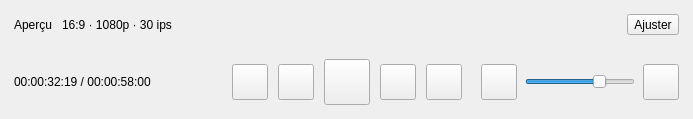
<?xml version="1.0" encoding="UTF-8"?>
<ui version="4.0">
 <class>PreviewPanel</class>
 <widget class="QWidget" name="PreviewPanel" native="true">
  <property name="minimumSize">
   <size>
    <width>420</width>
    <height>0</height>
   </size>
  </property>
  <layout class="QVBoxLayout" name="previewLayout">
   <property name="spacing">
    <number>12</number>
   </property>
   <property name="leftMargin">
    <number>14</number>
   </property>
   <property name="topMargin">
    <number>14</number>
   </property>
   <property name="rightMargin">
    <number>14</number>
   </property>
   <property name="bottomMargin">
    <number>14</number>
   </property>
   <item>
    <layout class="QHBoxLayout" name="previewHeaderLayout">
     <property name="spacing">
      <number>10</number>
     </property>
     <item>
      <widget class="QLabel" name="previewTitleLabel">
       <property name="text">
        <string>Aperçu</string>
       </property>
       <property name="role" stdset="0">
        <string>panelTitle</string>
       </property>
      </widget>
     </item>
     <item>
      <widget class="QLabel" name="previewInfoLabel">
       <property name="text">
        <string>16:9 · 1080p · 30 ips</string>
       </property>
       <property name="role" stdset="0">
        <string>badge</string>
       </property>
      </widget>
     </item>
     <item>
      <spacer name="previewHeaderSpacer">
       <property name="orientation">
        <enum>Qt::Horizontal</enum>
       </property>
       <property name="sizeHint" stdset="0">
        <size>
         <width>40</width>
         <height>20</height>
        </size>
       </property>
      </spacer>
     </item>
     <item>
      <widget class="QToolButton" name="fitPreviewButton">
       <property name="text">
        <string>Ajuster</string>
       </property>
       <property name="role" stdset="0">
        <string>soft</string>
       </property>
       <property name="popupMode">
        <enum>QToolButton::InstantPopup</enum>
       </property>
       <property name="toolButtonStyle">
        <enum>Qt::ToolButtonTextBesideIcon</enum>
       </property>
       <property name="layoutDirection">
        <enum>Qt::RightToLeft</enum>
       </property>
      </widget>
     </item>
    </layout>
   </item>
   <item>
    <widget class="VideoView" name="videoView">
     <property name="sizePolicy">
      <sizepolicy hsizetype="Expanding" vsizetype="Expanding">
       <horstretch>0</horstretch>
       <verstretch>0</verstretch>
      </sizepolicy>
     </property>
    </widget>
   </item>
   <item>
    <layout class="QHBoxLayout" name="controlsLayout" stretch="1,0,1">
     <property name="spacing">
      <number>10</number>
     </property>
     <item>
      <layout class="QHBoxLayout" name="controlsLeftLayout">
       <item>
        <widget class="QLabel" name="timecodeLabel">
         <property name="text">
          <string>00:00:32:19 / 00:00:58:00</string>
         </property>
        </widget>
       </item>
       <item>
        <spacer name="controlsLeftSpacer">
         <property name="orientation">
          <enum>Qt::Horizontal</enum>
         </property>
         <property name="sizeHint" stdset="0">
          <size>
           <width>40</width>
           <height>20</height>
          </size>
         </property>
        </spacer>
       </item>
      </layout>
     </item>
     <item>
      <layout class="QHBoxLayout" name="playbackLayout">
       <property name="spacing">
        <number>10</number>
       </property>
       <item>
        <widget class="QToolButton" name="skipStartButton">
         <property name="text">
          <string />
         </property>
         <property name="toolTip">
          <string>Aller au début</string>
         </property>
         <property name="role" stdset="0">
          <string>icon</string>
         </property>
         <property name="minimumSize">
          <size>
           <width>36</width>
           <height>36</height>
          </size>
         </property>
         <property name="maximumSize">
          <size>
           <width>36</width>
           <height>36</height>
          </size>
         </property>
        </widget>
       </item>
       <item>
        <widget class="QToolButton" name="previousFrameButton">
         <property name="text">
          <string />
         </property>
         <property name="toolTip">
          <string>Image précédente</string>
         </property>
         <property name="role" stdset="0">
          <string>icon</string>
         </property>
         <property name="minimumSize">
          <size>
           <width>36</width>
           <height>36</height>
          </size>
         </property>
         <property name="maximumSize">
          <size>
           <width>36</width>
           <height>36</height>
          </size>
         </property>
        </widget>
       </item>
       <item>
        <widget class="QToolButton" name="playButton">
         <property name="text">
          <string />
         </property>
         <property name="toolTip">
          <string>Lecture (Espace)</string>
         </property>
         <property name="minimumSize">
          <size>
           <width>46</width>
           <height>46</height>
          </size>
         </property>
         <property name="maximumSize">
          <size>
           <width>46</width>
           <height>46</height>
          </size>
         </property>
        </widget>
       </item>
       <item>
        <widget class="QToolButton" name="nextFrameButton">
         <property name="text">
          <string />
         </property>
         <property name="toolTip">
          <string>Image suivante</string>
         </property>
         <property name="role" stdset="0">
          <string>icon</string>
         </property>
         <property name="minimumSize">
          <size>
           <width>36</width>
           <height>36</height>
          </size>
         </property>
         <property name="maximumSize">
          <size>
           <width>36</width>
           <height>36</height>
          </size>
         </property>
        </widget>
       </item>
       <item>
        <widget class="QToolButton" name="skipEndButton">
         <property name="text">
          <string />
         </property>
         <property name="toolTip">
          <string>Aller à la fin</string>
         </property>
         <property name="role" stdset="0">
          <string>icon</string>
         </property>
         <property name="minimumSize">
          <size>
           <width>36</width>
           <height>36</height>
          </size>
         </property>
         <property name="maximumSize">
          <size>
           <width>36</width>
           <height>36</height>
          </size>
         </property>
        </widget>
       </item>
      </layout>
     </item>
     <item>
      <layout class="QHBoxLayout" name="controlsRightLayout">
       <property name="spacing">
        <number>8</number>
       </property>
       <item>
        <spacer name="controlsRightSpacer">
         <property name="orientation">
          <enum>Qt::Horizontal</enum>
         </property>
         <property name="sizeHint" stdset="0">
          <size>
           <width>40</width>
           <height>20</height>
          </size>
         </property>
        </spacer>
       </item>
       <item>
        <widget class="QToolButton" name="volumeButton">
         <property name="text">
          <string />
         </property>
         <property name="toolTip">
          <string>Couper le son</string>
         </property>
         <property name="role" stdset="0">
          <string>icon</string>
         </property>
         <property name="minimumSize">
          <size>
           <width>36</width>
           <height>36</height>
          </size>
         </property>
         <property name="maximumSize">
          <size>
           <width>36</width>
           <height>36</height>
          </size>
         </property>
        </widget>
       </item>
       <item>
        <widget class="QSlider" name="volumeSlider">
         <property name="orientation">
          <enum>Qt::Horizontal</enum>
         </property>
         <property name="maximum">
          <number>100</number>
         </property>
         <property name="value">
          <number>70</number>
         </property>
         <property name="minimumSize">
          <size>
           <width>110</width>
           <height>24</height>
          </size>
         </property>
         <property name="maximumSize">
          <size>
           <width>110</width>
           <height>24</height>
          </size>
         </property>
        </widget>
       </item>
       <item>
        <widget class="QToolButton" name="fullscreenButton">
         <property name="text">
          <string />
         </property>
         <property name="toolTip">
          <string>Plein écran</string>
         </property>
         <property name="role" stdset="0">
          <string>icon</string>
         </property>
         <property name="minimumSize">
          <size>
           <width>36</width>
           <height>36</height>
          </size>
         </property>
         <property name="maximumSize">
          <size>
           <width>36</width>
           <height>36</height>
          </size>
         </property>
        </widget>
       </item>
      </layout>
     </item>
    </layout>
   </item>
  </layout>
 </widget>
 <customwidgets>
  <customwidget>
   <class>VideoView</class>
   <extends>QWidget</extends>
   <header>view.editor.preview.video_view</header>
  </customwidget>
 </customwidgets>
 <resources />
 <connections />
</ui>
